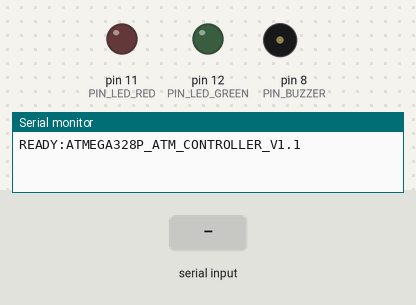
This sketch was run on a simulated Arduino Uno, built with avr-gcc and run on an emulated ATmega328P. On the bench: output pins drawn as LEDs (lit = HIGH), buzzer (waves = sounding, pin HIGH), the last lines printed to the serial monitor. The inputs (shaded band) are chosen by the test bench.

Above: at 1.4 s.
1.5 s: "B\n" received over Serial
At 2.6 s:
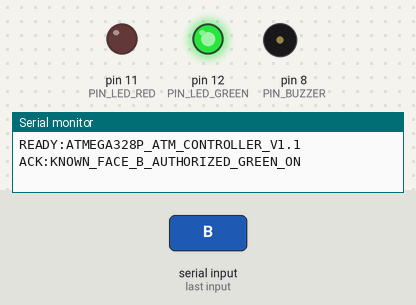
3.3 s: "C\n" received over Serial
At 4.6 s:
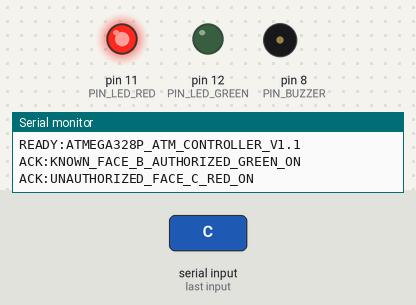
6.3 s: "b\n" received over Serial
At 6.36 s:
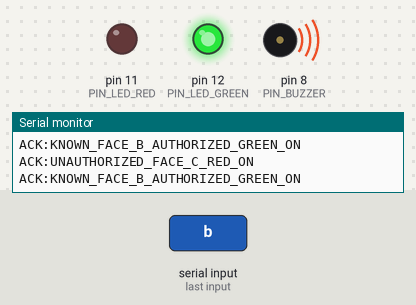
8.1 s: "c\n" received over Serial
At 8.35 s:
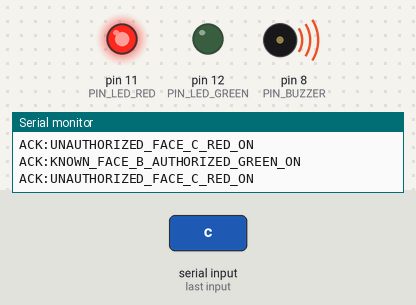
Timing chart, 0 to 13.6 s (numbered marks = the images above; inputs shaded):
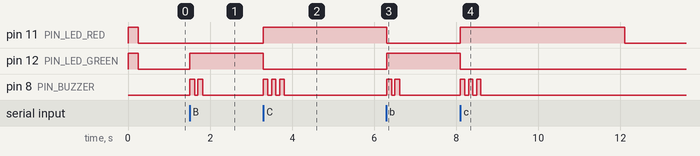

Measured:
- after the input at 1.5 s, pin 12 (PIN_LED_GREEN): LOW → HIGH at once; pin 8 (PIN_BUZZER): alternates HIGH for 0.12 s and LOW for 0.08 s, 4 changes in all, then stays LOW, starting at once
- after the input at 3.3 s, pin 11 (PIN_LED_RED): LOW → HIGH at once; pin 12 (PIN_LED_GREEN): HIGH → LOW at once; pin 8 (PIN_BUZZER): alternates HIGH for 0.10 s and LOW for 0.10 s, 6 changes in all, then stays LOW, starting at once
- after the input at 6.3 s, pin 11 (PIN_LED_RED): HIGH → LOW after 0.00 s instead of 1.0 s; pin 12 (PIN_LED_GREEN): LOW → HIGH at once; pin 8 (PIN_BUZZER): alternates HIGH for 0.12 s and LOW for 0.08 s, 4 changes in all, then stays LOW, starting at once
- after the input at 8.1 s, pin 11 (PIN_LED_RED): LOW → HIGH at once, → LOW 4.0 s later; pin 12 (PIN_LED_GREEN): HIGH → LOW after 0.00 s instead of 3.2 s; pin 8 (PIN_BUZZER): alternates HIGH for 0.10 s and LOW for 0.10 s, 6 changes in all, then stays LOW, starting at once

The sketch:

atm_face_verification.ino
```cpp
/*
 * ======================================================================================
 * PROJECT: AI-BASED ATM FACE VERIFICATION AND AUTHORIZATION SYSTEM
 * FIRMWARE: ATmega328P / Arduino Uno Hardware Authorization Controller
 * ======================================================================================
 *
 * DESCRIPTION:
 * Receives verification commands ('A', 'B', 'C', 'P') over USB Serial at 9600 baud
 * from the Flask AI backend. Controls visual status indicators (Green and Red LEDs)
 * and an active buzzer module. Implements an automatic timeout fail-safe.
 *
 * STRICT PROTOCOL DEFINITION:
 * - 'A' : KNOWN FACE 1 (Authorized Person A)
 *         Action: Green LED ON, Red LED OFF, 1 crisp confirmation beep.
 *         Reverts to IDLE after AUTH_TIMEOUT_MS (5s).
 *
 * - 'B' : KNOWN FACE 2 (Authorized Person B)
 *         Action: Green LED ON, Red LED OFF, 2 confirmation beeps.
 *         Reverts to IDLE after AUTH_TIMEOUT_MS (5s).
 *
 * - 'C' : UNAUTHORIZED / UNKNOWN FACE / INTRUDER / INVALID
 *         Action: Red LED ON, Green LED OFF, 3 warning beeps.
 *         Reverts to IDLE after ALERT_TIMEOUT_MS (4s).
 *
 * - 'P' : DIAGNOSTIC PING
 *         Action: Responds "PONG:ATMEGA328P_ATM_V1.0\n" without changing authorization.
 *
 * SAFETY NOTICE:
 * Both A and B are KNOWN AUTHORIZED FACES activating the Green LED.
 * C is UNAUTHORIZED activating the Red LED and warning buzzer.
 * All indicators automatically return to safe IDLE after timeout.
 * ======================================================================================
 */

// ----------------- CONFIGURABLE PIN DEFINITIONS -----------------
const int PIN_LED_GREEN  = 12;  // Authorized indicator (Green LED via 220Ω resistor)
const int PIN_LED_RED    = 11;  // Unauthorized indicator (Red LED via 220Ω resistor)
const int PIN_BUZZER     = 8;   // Audio alert (Active buzzer module)

// ----------------- TIMEOUT AND TIMING SETTINGS -----------------
const unsigned long AUTH_TIMEOUT_MS  = 5000;  // Green authorization stays active for 5.0 seconds
const unsigned long ALERT_TIMEOUT_MS = 4000;  // Red alert stays active for 4.0 seconds
const unsigned long SERIAL_BAUD_RATE = 9600;

// ----------------- SYSTEM STATE MACHINE -----------------
enum SystemState {
  STATE_IDLE,              // Both LEDs OFF, Buzzer OFF (Default safe state)
  STATE_AUTHORIZED_A,      // Code 'A': Known Face 1 -> Green LED ON, 1 beep
  STATE_AUTHORIZED_B,      // Code 'B': Known Face 2 -> Green LED ON, 2 beeps
  STATE_UNAUTHORIZED_C     // Code 'C': Unauthorized face -> Red LED ON, 3 warning beeps
};

SystemState currentState = STATE_IDLE;
unsigned long stateChangeTimestamp = 0;

// Serial buffer
String inputBuffer = "";

// ----------------- BUZZER HELPER FUNCTIONS -----------------
void beep(int durationMs, int count, int pauseMs) {
  for (int i = 0; i < count; i++) {
    digitalWrite(PIN_BUZZER, HIGH);
    delay(durationMs);
    digitalWrite(PIN_BUZZER, LOW);
    if (i < count - 1) {
      delay(pauseMs);
    }
  }
}

// ----------------- STATE TRANSITION FUNCTION -----------------
void setSystemState(SystemState newState) {
  currentState = newState;
  stateChangeTimestamp = millis();

  switch (currentState) {
    case STATE_AUTHORIZED_A:
      digitalWrite(PIN_LED_GREEN, HIGH);
      digitalWrite(PIN_LED_RED, LOW);
      Serial.println(F("ACK:KNOWN_FACE_A_AUTHORIZED_GREEN_ON"));
      beep(150, 1, 0); // Single crisp confirmation beep for Person A
      break;

    case STATE_AUTHORIZED_B:
      digitalWrite(PIN_LED_GREEN, HIGH);
      digitalWrite(PIN_LED_RED, LOW);
      Serial.println(F("ACK:KNOWN_FACE_B_AUTHORIZED_GREEN_ON"));
      beep(120, 2, 80); // Two confirmation beeps for Person B
      break;

    case STATE_UNAUTHORIZED_C:
      digitalWrite(PIN_LED_GREEN, LOW);
      digitalWrite(PIN_LED_RED, HIGH);
      Serial.println(F("ACK:UNAUTHORIZED_FACE_C_RED_ON"));
      beep(100, 3, 100); // Three rapid warning beeps for Unauthorized
      break;

    case STATE_IDLE:
    default:
      digitalWrite(PIN_LED_GREEN, LOW);
      digitalWrite(PIN_LED_RED, LOW);
      digitalWrite(PIN_BUZZER, LOW);
      break;
  }
}

// ----------------- SETUP -----------------
void setup() {
  // Configure digital output pins
  pinMode(PIN_LED_GREEN, OUTPUT);
  pinMode(PIN_LED_RED, OUTPUT);
  pinMode(PIN_BUZZER, OUTPUT);

  // Initialize all outputs to safe inactive state
  digitalWrite(PIN_LED_GREEN, LOW);
  digitalWrite(PIN_LED_RED, LOW);
  digitalWrite(PIN_BUZZER, LOW);

  // Initialize Serial at 9600 baud
  Serial.begin(SERIAL_BAUD_RATE);
  inputBuffer.reserve(32);

  // Startup self-test flash (both LEDs flash once)
  digitalWrite(PIN_LED_GREEN, HIGH);
  digitalWrite(PIN_LED_RED, HIGH);
  delay(250);
  digitalWrite(PIN_LED_GREEN, LOW);
  digitalWrite(PIN_LED_RED, LOW);

  setSystemState(STATE_IDLE);
  Serial.println(F("READY:ATMEGA328P_ATM_CONTROLLER_V1.1"));
}

// ----------------- MAIN LOOP -----------------
void loop() {
  // 1. Process incoming serial data
  while (Serial.available() > 0) {
    char inChar = (char)Serial.read();

    if (inChar == '\n' || inChar == '\r') {
      if (inputBuffer.length() > 0) {
        inputBuffer.trim();
        processCommand(inputBuffer);
        inputBuffer = "";
      }
    } else {
      // Append printable characters, guard buffer overflow
      if (inputBuffer.length() < 30 && inChar >= 32 && inChar <= 126) {
        inputBuffer += inChar;
      }
    }
  }

  // 2. Timeout watchdog: Automatically revert to safe idle state
  unsigned long now = millis();
  if (currentState == STATE_AUTHORIZED_A || currentState == STATE_AUTHORIZED_B) {
    if (now - stateChangeTimestamp >= AUTH_TIMEOUT_MS) {
      Serial.println(F("TIMEOUT:AUTHORIZATION_EXPIRED_RETURN_IDLE"));
      setSystemState(STATE_IDLE);
    }
  } else if (currentState == STATE_UNAUTHORIZED_C) {
    if (now - stateChangeTimestamp >= ALERT_TIMEOUT_MS) {
      setSystemState(STATE_IDLE);
    }
  }
}

// ----------------- COMMAND DISPATCHER -----------------
void processCommand(String cmd) {
  if (cmd.length() == 0) return;

  char action = cmd.charAt(0);

  switch (action) {
    case 'A':
    case 'a':
      // Known Face 1 (Authorized Person A) -> Green LED ON
      setSystemState(STATE_AUTHORIZED_A);
      break;

    case 'B':
    case 'b':
      // Known Face 2 (Authorized Person B) -> Green LED ON
      setSystemState(STATE_AUTHORIZED_B);
      break;

    case 'C':
    case 'c':
      // Unauthorized / Unknown Face / Intruder / Mismatch -> Red LED ON
      setSystemState(STATE_UNAUTHORIZED_C);
      break;

    case 'P':
    case 'p':
      // Safe diagnostic ping test
      Serial.println(F("PONG:ATMEGA328P_ATM_V1.1:STATUS_OK"));
      break;

    case 'I':
    case 'i':
      // Reset to idle
      setSystemState(STATE_IDLE);
      Serial.println(F("ACK:RESET_TO_IDLE"));
      break;

    default:
      // Ignore unknown / malformed commands
      Serial.print(F("ERR:UNKNOWN_COMMAND_IGNORED:"));
      Serial.println(cmd);
      break;
  }
}
```
